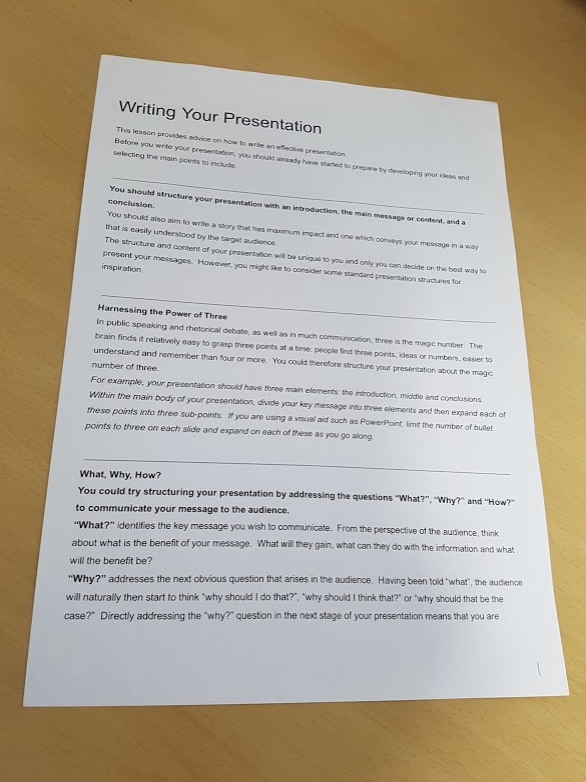
#> input picture VisionAI/semi_project1/paper.jpg, 586 x 782 px, found by its file name
$ jupyter execute '스캐너 구현.ipynb'   (older library calls are emulated)
#> lines starting #> are read from the running program, lines starting #| are printed output that depends on the picture; after the words box and inside, x2 and y2 are one past the last pixel; in counts of white or black regions, pixels touching at a corner belong together
[cell 1]
import numpy as np
import cv2
import matplotlib.pyplot as plt

img = cv2.imread('img/paper.jpg')
#> img is the input picture: shape (782, 586, 3); mean B, G, R 152.7, 169.1, 178.7
rows, cols = img.shape[:2]
#> rows = 782; cols = 586

#gray scale
imgray = cv2.cvtColor(img, cv2.COLOR_BGR2GRAY)
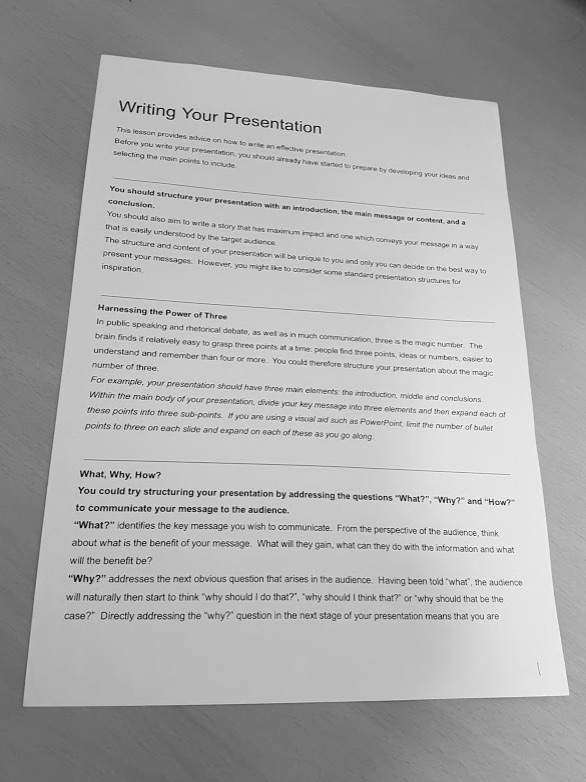
#> imgray: shape (782, 586); min 0, max 255, mean 170.1

#가우시안블러로 노이즈 제거
# (5,5): 블러 시킬 커널의 크기
# 0: 자동으로 표준편차 값을 선택해줌
dst = cv2.GaussianBlur(imgray, (5,5),0)

#케니 엣지로 경계 검출
#100, 200 = threshold1, threshold2 : 스레시홀딩에 사용할 최소, 최댓값
edges = cv2.Canny(dst, 100, 200)
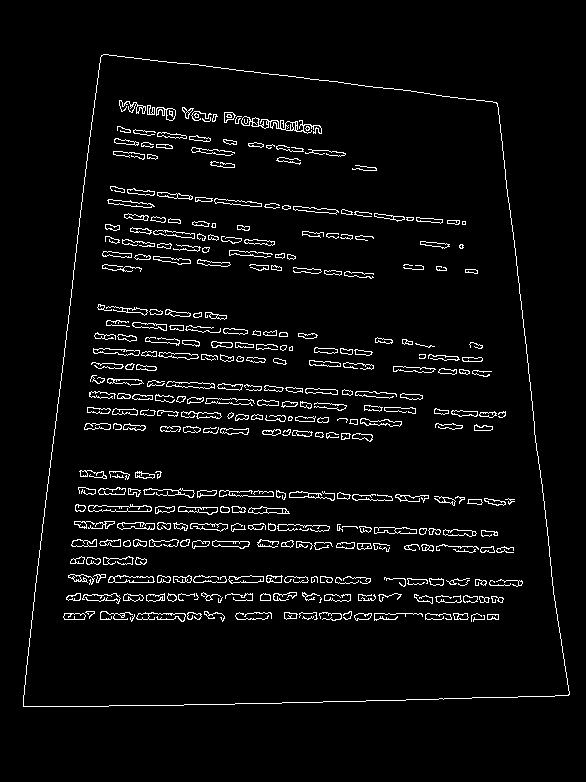
#> edges: shape (782, 586); 4.3% white in thin lines or dots, all inside (x1, y1, x2, y2) = (23, 54, 570, 707)

#경계 검출한 이미지 'edges'에서 컨투어 찾기
_, contours,_ = cv2.findContours(edges, cv2.RETR_EXTERNAL, cv2.CHAIN_APPROX_NONE)
#> contours = 1 contour; box (x1, y1, x2, y2) and area: (23, 54, 570, 707) 294390
# print(len(contours))
contour = contours[0] #print했을 때 contour가 1개이므로 0번째를 contour로 설정
#> contour = contour of 2184 points, box (x1, y1, x2, y2) (23, 54, 570, 707), area 294390
# mnt = cv2.moments(contour) #moment는 24개의 값을 가짐 - 공간, 중심, 평준화된 중심 모멘트
# print(mnt)
#drawcontour하면 이미지에서 테두리에 초록색 선 확인 가능
#3은 선 두께
draw_img = img.copy()
cv2.drawContours(draw_img, contour, -1, (0,255,0), 3)
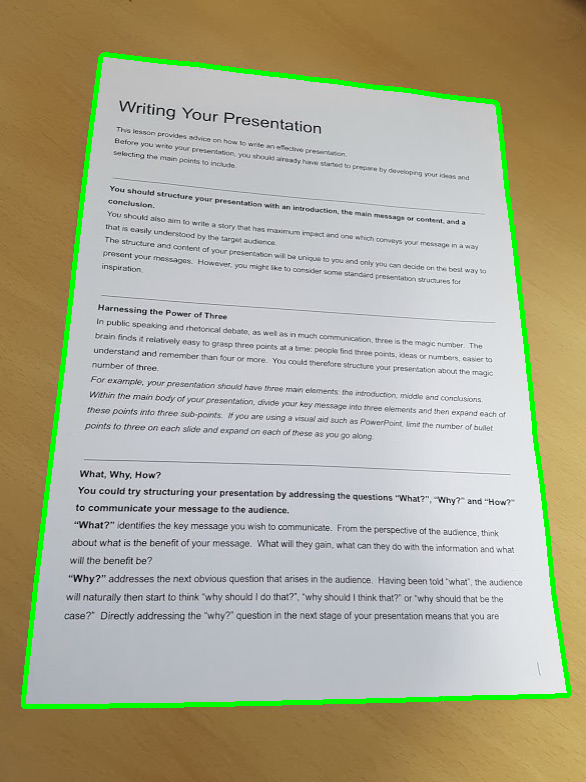
#> draw_img: shape (782, 586, 3); 2.38% of pixels changed, all inside (x1, y1, x2, y2) = (21, 52, 572, 709)

#컨투어를 apporxPolyDP() 함수로 단순화 한 뒤 꼭지점 4개 구하기
#종이 안에 글자가 많더라도 approxPolyDP()를 사용하면 글자를 컨투어로 인식하지 않고
#꼭지점을 줄여 테두리만 컨투어로 인식
epsilon = 0.01 * cv2.arcLength(contour, True)
#> epsilon = 22.73
approx = cv2.approxPolyDP(contour, epsilon, True)
#> approx = [[101, 55], [23, 706], [568, 695], [497, 103]]
app_img = img.copy()
cv2.drawContours(app_img, [approx], -1, (0,0,255), 3)
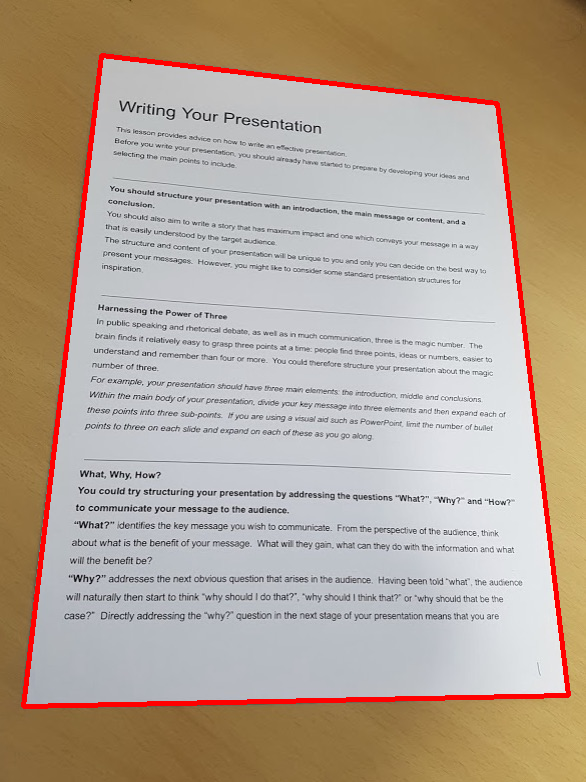
#> app_img: shape (782, 586, 3); 2.37% of pixels changed, all inside (x1, y1, x2, y2) = (21, 53, 571, 709)
print(approx)
#| [[[101  55]]
#|  [[ 23 706]]
#|  [[568 695]]
#|  [[497 103]]]

#approx 값을 4x2 배열로 reshape
approx = approx.reshape(4,2)

#img에 꼭지점을 원으로 찍어준 것 - 상하좌우 찾아주기 위해
cir_img = img.copy()
cv2.circle(cir_img,tuple(approx[0]),10, (255,0,0), -1) #Left_Top
cv2.circle(cir_img,tuple(approx[1]),10, (0,255,0), -1) #Left_Low
cv2.circle(cir_img,tuple(approx[2]),10, (0,0,255), -1) #Right_Low
cv2.circle(cir_img,tuple(approx[3]),10, (0,255,255), -1) #Right_Top
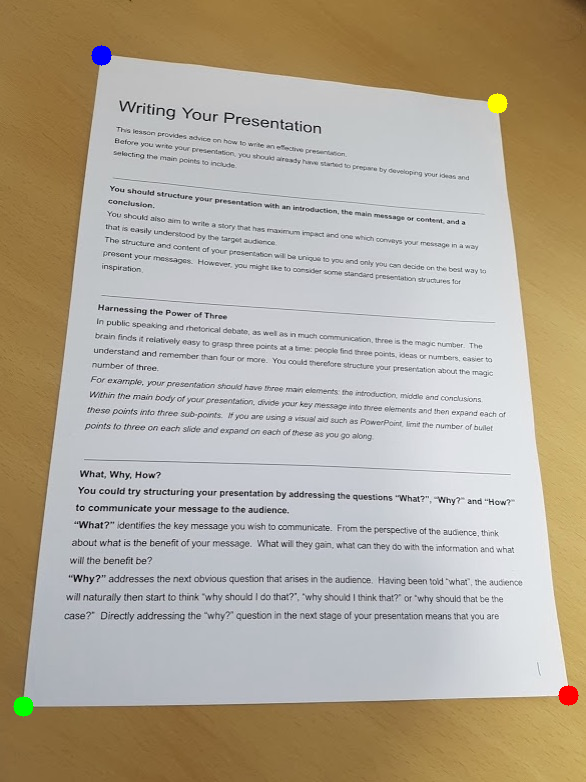
#> cir_img: shape (782, 586, 3); mean B, G, R 152.6, 169.1, 178.6

lt = approx[0]
#> lt = [101, 55]
ll = approx[1]
#> ll = [23, 706]
rl = approx[2]
#> rl = [568, 695]
rt = approx[3]
#> rt = [497, 103]

pts1 = np.float32([lt,rt,ll,rl])
#> pts1 = [[101, 55], [497, 103], [23, 706], [568, 695]]
pts2 = np.float32([[0,0], [cols,0], [0, rows], [cols,rows]])
#> pts2 = [[0, 0], [586, 0], [0, 782], [586, 782]]

#원근 변환 행렬 계산
mtrx = cv2.getPerspectiveTransform(pts1, pts2)
#> mtrx = [[1.34, 0.16, -143.8], [-0.201, 1.66, -71.07], [-0.000289, 0.000581, 1]]

#원근 변환 적용
dst_img = img.copy()
dst = cv2.warpPerspective(dst_img, mtrx, (cols,rows))
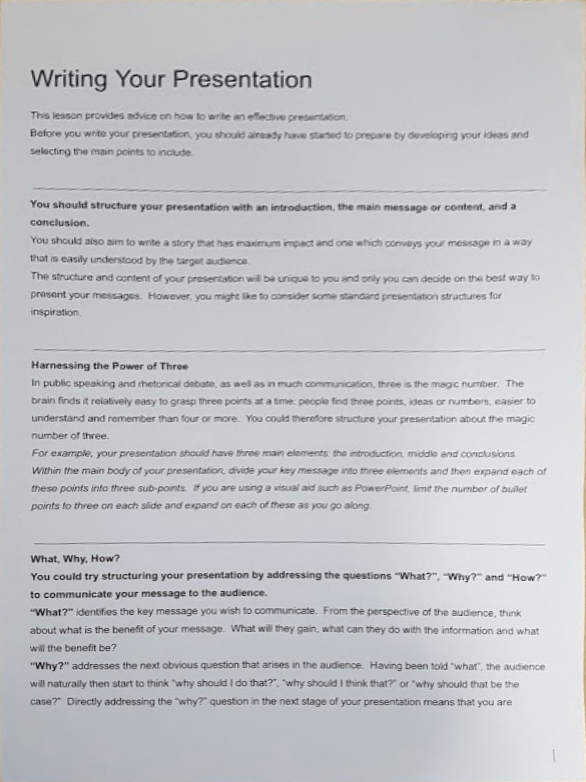
#> dst: shape (782, 586, 3); mean B, G, R 199.1, 195.3, 192.8

cv2.imshow('dst_IMG', dst)
cv2.waitKey()
cv2.destroyAllWindows()

#스캔 이미지처럼 만들어주기
scan_img = cv2.cvtColor(dst, cv2.COLOR_BGR2GRAY)
scan_img = cv2.adaptiveThreshold(scan_img, 255, cv2.ADAPTIVE_THRESH_MEAN_C, cv2.THRESH_BINARY, 21,10)
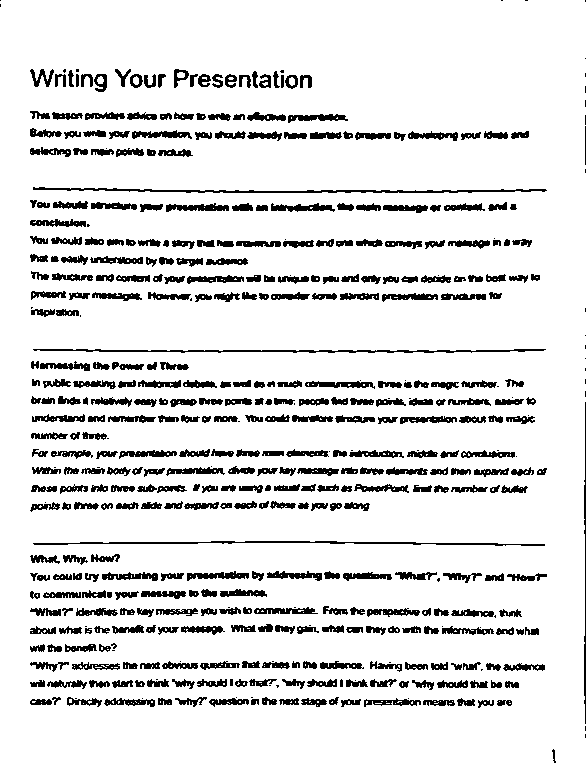
#> scan_img: shape (782, 586); 88.5% white; 484 black regions (74 under 20 px), largest, box (x1, y1, x2, y2) and area: (33, 187, 547, 193) 1140, (33, 349, 546, 353) 1022, (33, 541, 545, 546) 955

cv2.imshow('SCAN_IMG', scan_img)
cv2.waitKey()
cv2.destroyAllWindows()
